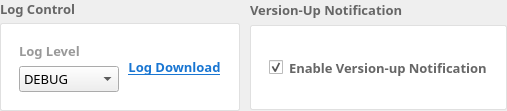
    <widget class="QFrame" name="frame_9">
     <property name="frameShape">
      <enum>QFrame::NoFrame</enum>
     </property>
     <property name="frameShadow">
      <enum>QFrame::Raised</enum>
     </property>
     <layout class="QHBoxLayout" name="horizontalLayout_5">
      <property name="spacing">
       <number>10</number>
      </property>
      <property name="leftMargin">
       <number>0</number>
      </property>
      <property name="topMargin">
       <number>0</number>
      </property>
      <property name="rightMargin">
       <number>0</number>
      </property>
      <property name="bottomMargin">
       <number>0</number>
      </property>
      <item>
       <widget class="QFrame" name="frame_12">
        <property name="frameShape">
         <enum>QFrame::NoFrame</enum>
        </property>
        <property name="frameShadow">
         <enum>QFrame::Raised</enum>
        </property>
        <layout class="QVBoxLayout" name="verticalLayout_10">
         <property name="spacing">
          <number>5</number>
         </property>
         <property name="leftMargin">
          <number>0</number>
         </property>
         <property name="topMargin">
          <number>0</number>
         </property>
         <property name="rightMargin">
          <number>0</number>
         </property>
         <property name="bottomMargin">
          <number>0</number>
         </property>
         <item>
          <widget class="QLabel" name="label_6">
           <property name="sizePolicy">
            <sizepolicy hsizetype="Preferred" vsizetype="Maximum">
             <horstretch>0</horstretch>
             <verstretch>0</verstretch>
            </sizepolicy>
           </property>
           <property name="font">
            <font>
             <family>Yu Gothic</family>
             <pointsize>10</pointsize>
             <weight>75</weight>
             <bold>true</bold>
            </font>
           </property>
           <property name="styleSheet">
            <string notr="true">color:#666;</string>
           </property>
           <property name="text">
            <string>Log Control</string>
           </property>
          </widget>
         </item>
         <item>
          <widget class="QFrame" name="LogFrame">
           <property name="sizePolicy">
            <sizepolicy hsizetype="Preferred" vsizetype="Maximum">
             <horstretch>0</horstretch>
             <verstretch>1</verstretch>
            </sizepolicy>
           </property>
           <property name="minimumSize">
            <size>
             <width>0</width>
             <height>85</height>
            </size>
           </property>
           <property name="styleSheet">
            <string notr="true">#LogFrame{
background-color:#fff;
border-radius:2px;
border-color:#e0e0e0; border-style:solid; border-width:1px;
}</string>
           </property>
           <layout class="QHBoxLayout" name="horizontalLayout_7">
            <item>
             <widget class="QFrame" name="frame_10">
              <property name="frameShape">
               <enum>QFrame::NoFrame</enum>
              </property>
              <property name="frameShadow">
               <enum>QFrame::Raised</enum>
              </property>
              <layout class="QHBoxLayout" name="horizontalLayout_6">
               <property name="spacing">
                <number>0</number>
               </property>
               <property name="leftMargin">
                <number>0</number>
               </property>
               <property name="topMargin">
                <number>0</number>
               </property>
               <property name="bottomMargin">
                <number>0</number>
               </property>
               <item>
                <widget class="QFrame" name="frame_2">
                 <property name="maximumSize">
                  <size>
                   <width>140</width>
                   <height>16777215</height>
                  </size>
                 </property>
                 <property name="styleSheet">
                  <string notr="true">frame_2{color: #333; border:none;}</string>
                 </property>
                 <property name="frameShape">
                  <enum>QFrame::NoFrame</enum>
                 </property>
                 <property name="frameShadow">
                  <enum>QFrame::Raised</enum>
                 </property>
                 <layout class="QVBoxLayout" name="verticalLayout_7">
                  <item>
                   <widget class="QLabel" name="LogLevelLabel">
                    <property name="font">
                     <font>
                      <family>Yu Gothic</family>
                      <pointsize>10</pointsize>
                      <weight>75</weight>
                      <bold>true</bold>
                      <underline>false</underline>
                     </font>
                    </property>
                    <property name="styleSheet">
                     <string notr="true">border: none;
border-bottom-color:#E0E0E0;
color:#999;</string>
                    </property>
                    <property name="text">
                     <string>Log Level</string>
                    </property>
                   </widget>
                  </item>
                  <item>
                   <widget class="QComboBox" name="LogLevelSelector">
                    <property name="sizePolicy">
                     <sizepolicy hsizetype="Fixed" vsizetype="Fixed">
                      <horstretch>0</horstretch>
                      <verstretch>0</verstretch>
                     </sizepolicy>
                    </property>
                    <property name="minimumSize">
                     <size>
                      <width>100</width>
                      <height>0</height>
                     </size>
                    </property>
                    <property name="font">
                     <font>
                      <family>Yu Gothic</family>
                      <pointsize>10</pointsize>
                      <weight>50</weight>
                      <bold>false</bold>
                      <underline>false</underline>
                     </font>
                    </property>
                    <property name="cursor">
                     <cursorShape>PointingHandCursor</cursorShape>
                    </property>
                    <property name="layoutDirection">
                     <enum>Qt::LeftToRight</enum>
                    </property>
                    <property name="styleSheet">
                     <string notr="true"/>
                    </property>
                    <property name="currentText">
                     <string>DEBUG</string>
                    </property>
                    <property name="currentIndex">
                     <number>0</number>
                    </property>
                    <property name="maxVisibleItems">
                     <number>5</number>
                    </property>
                    <property name="maxCount">
                     <number>5</number>
                    </property>
                    <item>
                     <property name="text">
                      <string>DEBUG</string>
                     </property>
                    </item>
                    <item>
                     <property name="text">
                      <string>WARN</string>
                     </property>
                    </item>
                    <item>
                     <property name="text">
                      <string>ERROR</string>
                     </property>
                    </item>
                    <item>
                     <property name="text">
                      <string>FATAL</string>
                     </property>
                    </item>
                    <item>
                     <property name="text">
                      <string>INFO</string>
                     </property>
                    </item>
                   </widget>
                  </item>
                 </layout>
                </widget>
               </item>
               <item>
                <widget class="QPushButton" name="SendLogButton">
                 <property name="font">
                  <font>
                   <family>Yu Gothic</family>
                   <pointsize>10</pointsize>
                   <weight>75</weight>
                   <bold>true</bold>
                   <underline>true</underline>
                  </font>
                 </property>
                 <property name="cursor">
                  <cursorShape>PointingHandCursor</cursorShape>
                 </property>
                 <property name="focusPolicy">
                  <enum>Qt::TabFocus</enum>
                 </property>
                 <property name="styleSheet">
                  <string notr="true">QPushButton
{
border: none;
color:#1976D2;
}
QPushButton:hover
{
color:#135EA6;
}</string>
                 </property>
                 <property name="text">
                  <string>Log Download</string>
                 </property>
                 <property name="iconSize">
                  <size>
                   <width>24</width>
                   <height>24</height>
                  </size>
                 </property>
                 <property name="autoDefault">
                  <bool>false</bool>
                 </property>
                 <property name="flat">
                  <bool>true</bool>
                 </property>
                </widget>
               </item>
              </layout>
             </widget>
            </item>
           </layout>
          </widget>
         </item>
        </layout>
       </widget>
      </item>
      <item>
       <widget class="QFrame" name="frame_13">
        <property name="frameShape">
         <enum>QFrame::NoFrame</enum>
        </property>
        <property name="frameShadow">
         <enum>QFrame::Raised</enum>
        </property>
        <layout class="QVBoxLayout" name="verticalLayout_12">
         <property name="spacing">
          <number>5</number>
         </property>
         <property name="leftMargin">
          <number>0</number>
         </property>
         <property name="topMargin">
          <number>0</number>
         </property>
         <property name="rightMargin">
          <number>0</number>
         </property>
         <property name="bottomMargin">
          <number>0</number>
         </property>
         <item>
          <widget class="QLabel" name="label_11">
           <property name="sizePolicy">
            <sizepolicy hsizetype="Preferred" vsizetype="Maximum">
             <horstretch>0</horstretch>
             <verstretch>0</verstretch>
            </sizepolicy>
           </property>
           <property name="font">
            <font>
             <family>Yu Gothic</family>
             <pointsize>10</pointsize>
             <weight>75</weight>
             <bold>true</bold>
            </font>
           </property>
           <property name="styleSheet">
            <string notr="true">color:#666;</string>
           </property>
           <property name="text">
            <string>Version-Up Notification</string>
           </property>
          </widget>
         </item>
         <item>
          <widget class="QFrame" name="VersionupNotificationFrame">
           <property name="sizePolicy">
            <sizepolicy hsizetype="Preferred" vsizetype="Maximum">
             <horstretch>0</horstretch>
             <verstretch>1</verstretch>
            </sizepolicy>
           </property>
           <property name="minimumSize">
            <size>
             <width>0</width>
             <height>85</height>
            </size>
           </property>
           <property name="styleSheet">
            <string notr="true">#VersionupNotificationFrame{
background-color:#fff;
border-radius:2px;
border-color:#e0e0e0; border-style:solid; border-width:1px;
}</string>
           </property>
           <layout class="QHBoxLayout" name="horizontalLayout_8">
            <item>
             <widget class="QFrame" name="frame_16">
              <property name="frameShape">
               <enum>QFrame::NoFrame</enum>
              </property>
              <property name="frameShadow">
               <enum>QFrame::Raised</enum>
              </property>
              <layout class="QHBoxLayout" name="horizontalLayout_10">
               <item>
                <widget class="QCheckBox" name="NotifyUpgrade">
                 <property name="font">
                  <font>
                   <family>Yu Gothic</family>
                   <pointsize>10</pointsize>
                   <weight>75</weight>
                   <italic>false</italic>
                   <bold>true</bold>
                  </font>
                 </property>
                 <property name="styleSheet">
                  <string notr="true">border: none;
border-bottom-color:#E0E0E0;
color:#666;</string>
                 </property>
                 <property name="text">
                  <string>Enable Version-up Notification</string>
                 </property>
                 <property name="checked">
                  <bool>true</bool>
                 </property>
                </widget>
               </item>
              </layout>
             </widget>
            </item>
           </layout>
          </widget>
         </item>
        </layout>
       </widget>
      </item>
     </layout>
    </widget>
